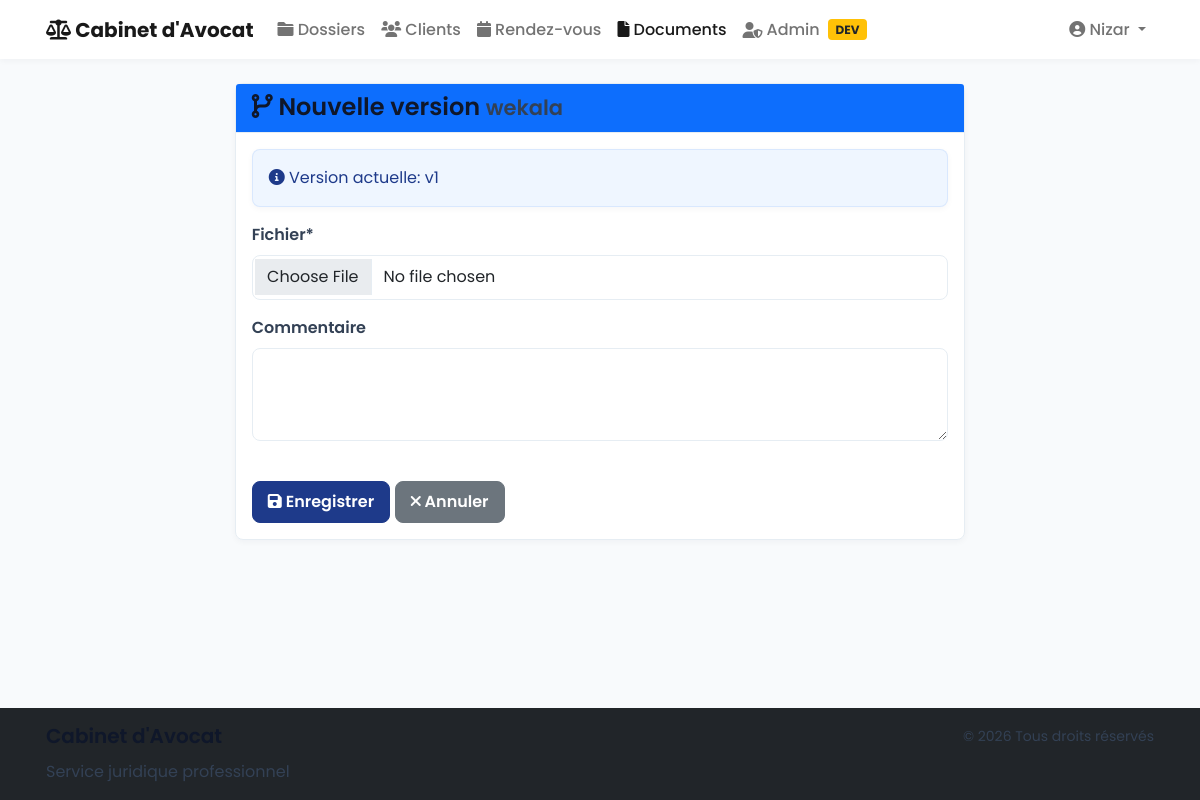
Page /documents/AU-000001/versions/nouvelle/ (signed in) on the committed database.
### utilisateurs/models.py (models this page shows, shortened)
class Utilisateur(AbstractUser):
    ROLE_CHOICES = [
        ('avocat', _('Avocat')),
        ('secretaire', _('Secrétaire')),
        ('client', _('Client')),
    ]
    role = models.CharField(
        max_length=20,
        choices=ROLE_CHOICES,
        default='client',
        verbose_name=_('rôle')
    )
    telephone = models.CharField(
        max_length=15,
        blank=True,
        verbose_name=_('téléphone')
    )
    telephone_mobile = models.CharField(
        max_length=15,
        blank=True,
        verbose_name=_('téléphone mobile')
    )
    photo = models.ImageField(
        upload_to='utilisateurs/photos/',
        blank=True,
        null=True,
        verbose_name=_('photo')
    )
    date_naissance = models.DateField(
        null=True,
        blank=True,
        verbose_name=_('date de naissance')
    )
    adresse = models.TextField(
        blank=True,
        verbose_name=_('adresse')
    )
    ville = models.CharField(
        max_length=100,
        blank=True,
        verbose_name=_('ville')
    )
    code_postal = models.CharField(
        max_length=10,
        blank=True,
        verbose_name=_('code postal')
    )
    pays = models.CharField(
        max_length=100,
        default='Maroc',
        verbose_name=_('pays')
    )
    specialite = models.CharField(
        max_length=100,
        blank=True,
        verbose_name=_('spécialité')
    )
    barreau = models.CharField(
        max_length=100,
        blank=True,
        verbose_name=_('barreau')
    )
    numero_avocat = models.CharField(
        max_length=50,
        blank=True,
        verbose_name=_('numéro d\'avocat')
    )
    date_prestation_serment = models.DateField(
        null=True,
        blank=True,
        verbose_name=_('date de prestation de serment')
    )
    departement = models.CharField(
        max_length=100,
        blank=True,
        verbose_name=_('département')
    )
    poste = models.CharField(
        max_length=100,
        blank=True,
        verbose_name=_('poste')
    )
    class Meta:
        verbose_name = _('utilisateur')
        verbose_name_plural = _('utilisateurs')
    @property
    def is_avocat(self):
        return self.role == 'avocat'

### documents/models.py (models this page shows, shortened)
class Document(models.Model):
    class Type(models.TextChoices):
        CONTRAT = 'CO', _('Contrat')
        JUGEMENT = 'JU', _('Jugement')
        REQUETE = 'RE', _('Requête')
        MEMOIRE = 'ME', _('Mémoire')
        PIECE = 'PI', _('Pièce')
        CORRESPONDANCE = 'CR', _('Correspondance')
        FACTURE = 'FA', _('Facture')
        AUTRE = 'AU', _('Autre')
    class Statut(models.TextChoices):
        BROUILLON = 'BR', _('Brouillon')
        EN_REVISION = 'RE', _('En révision')
        VALIDE = 'VA', _('Validé')
        ARCHIVE = 'AR', _('Archivé')
    titre = models.CharField(_('titre'), max_length=200)
    reference = models.CharField(_('référence'), max_length=50, unique=True)
    type_document = models.CharField(
        _('type de document'),
        max_length=2,
        choices=Type.choices,
        default=Type.AUTRE
    )
    statut = models.CharField(
        _('statut'),
        max_length=2,
        choices=Statut.choices,
        default=Statut.BROUILLON
    )
    fichier = models.FileField(
        _('fichier'),
        upload_to='documents/%Y/%m/',
        validators=[FileExtensionValidator(
            allowed_extensions=['pdf', 'doc', 'docx', 'odt', 'txt']
        )]
    )
    dossier = models.ForeignKey(
        Dossier,
        on_delete=models.PROTECT,
        related_name='documents',
        verbose_name=_('dossier')
    )
    date_creation = models.DateTimeField(
        _('date de création'),
        default=timezone.now
    )
    date_modification = models.DateTimeField(
        _('date de modification'),
        default=timezone.now
    )
    date_validation = models.DateTimeField(
        _('date de validation'),
        null=True,
        blank=True
    )
    createur = models.ForeignKey(
        settings.AUTH_USER_MODEL,
        on_delete=models.PROTECT,
        related_name='documents_crees',
        verbose_name=_('créateur')
    )
    validateur = models.ForeignKey(
        settings.AUTH_USER_MODEL,
        on_delete=models.SET_NULL,
        null=True,
        blank=True,
        related_name='documents_valides',
        verbose_name=_('validateur')
    )
    description = models.TextField(_('description'), blank=True)
    mots_cles = models.CharField(_('mots-clés'), max_length=200, blank=True)
    version = models.PositiveIntegerField(_('version'), default=1)
    confidentiel = models.BooleanField(_('confidentiel'), default=False)
    taille_fichier = models.PositiveIntegerField(_('taille du fichier'), editable=False, null=True)
    class Meta:
        ordering = ['-date_modification']
        verbose_name = _('document')
        verbose_name_plural = _('documents')
        indexes = [
            models.Index(fields=['reference']),
            models.Index(fields=['type_document', 'statut']),
            models.Index(fields=['date_creation']),
        ]

### documents/views.py (the view)
# urls.py: path('<str:reference>/versions/nouvelle/', views.document_version_create, name='version_create'),
@login_required
@document_access_required
def document_version_create(request, reference, **kwargs):
    document = kwargs.get('document')
    if not (request.user.is_avocat or request.user.is_secretaire):
        return HttpResponseForbidden(_("Vous n'avez pas la permission de créer des versions."))
    if request.method == 'POST':
        form = DocumentVersionForm(request.POST, request.FILES)
        if form.is_valid():
            derniere_version = document.versions.order_by('-numero_version').first()
            version = form.save(commit=False)
            version.document = document
            version.createur = request.user
            version.numero_version = derniere_version.numero_version + 1 if derniere_version else 1
            version.save()
            document.fichier = version.fichier
            document.version = version.numero_version
            document.save()
            messages.success(request, _('La nouvelle version a été créée avec succès.'))
            notifier_document(document, 'version')
            return redirect('documents:versions', reference=document.reference)
    else:
        form = DocumentVersionForm()
    return render(request, 'documents/document_version_form.html', {
        'form': form,
        'document': document,
        'title': _('Nouvelle version')
    })

### documents/forms.py
class DocumentVersionForm(forms.ModelForm):
    class Meta:
        model = DocumentVersion
        fields = ['fichier', 'commentaire']
        widgets = {
            'commentaire': forms.Textarea(attrs={'rows': 3}),
        }

### templates/documents/document_version_form.html (shortened to what this page needs)
{% extends "base.html" %}
{% load i18n crispy_forms_tags %}
{% block content %}
<div class="row justify-content-center">
    <div class="col-md-8">
        <div class="card">
            <div class="card-header bg-primary text-white">
                <h4 class="card-title mb-0">
                    <i class="fas fa-code-branch"></i> {% trans "Nouvelle version" %}
                    <small>{{ document.titre }}</small>
                </h4>
            </div>
            <div class="card-body">
                <div class="alert alert-info">
                    <i class="fas fa-info-circle"></i>
                    {% trans "Version actuelle" %}: v{{ document.version }}
                </div>
                <form method="post" enctype="multipart/form-data" novalidate>
                    <div class="row">
                        <div class="col-md-12">
                            {{ form.fichier|as_crispy_field }}
                        </div>
                    </div>
                    <div class="row">
                        <div class="col-md-12">
                            {{ form.commentaire|as_crispy_field }}
                        </div>
                    </div>
                    <div class="mt-4">
                        <button type="submit" class="btn btn-primary">
                            <i class="fas fa-save"></i> {% trans "Enregistrer" %}
                        </button>
                        <a href="{% url 'documents:versions' reference=document.reference %}" class="btn btn-secondary">
                            <i class="fas fa-times"></i> {% trans "Annuler" %}
                        </a>
                    </div>
                </form>
            </div>
        </div>
    </div>
</div>
{% endblock %}

### templates/base.html (shortened to what this page needs)
{% load static %}
{% load i18n %}
<!DOCTYPE html>
<html lang="fr">
<head>
    <link rel="stylesheet" href="https://cdnjs.cloudflare.com/ajax/libs/font-awesome/6.0.0/css/all.min.css">
    <link href="https://cdn.jsdelivr.net/npm/bootstrap@5.1.3/dist/css/bootstrap.min.css" rel="stylesheet">
    <link rel="stylesheet" href="{% static 'css/style.css' %}">
</head>
<body class="fade-in">
    <nav class="navbar navbar-expand-lg navbar-light sticky-top">
        <div class="container">
            <a class="navbar-brand" href="{% url 'home' %}">
                <i class="fas fa-balance-scale"></i> Cabinet d'Avocat
            </a>
            <div class="collapse navbar-collapse" id="navbarNav">
                {% if user.is_authenticated %}
                    <ul class="navbar-nav me-auto">
                        {% if user.is_avocat or user.is_secretaire %}
                            <li class="nav-item">
                                <a class="nav-link {% if request.resolver_match and request.resolver_match.namespace == 'dossiers' %}active{% endif %}"
                                   href="{% url 'dossiers:list' %}">
                                    <i class="fas fa-folder"></i> {% trans "Dossiers" %}
                                </a>
                            </li>
                            <li class="nav-item">
                                <a class="nav-link {% if request.resolver_match and request.resolver_match.namespace == 'clients' %}active{% endif %}"
                                   href="{% url 'clients:list' %}">
                                    <i class="fas fa-users"></i> {% trans "Clients" %}
                                </a>
                            </li>
                        {% endif %}
                        <li class="nav-item">
                            <a class="nav-link {% if request.resolver_match and request.resolver_match.namespace == 'rendezvous' %}active{% endif %}"
                               href="{% url 'rendezvous:list' %}">
                                <i class="fas fa-calendar"></i> {% trans "Rendez-vous" %}
                            </a>
                        </li>
                        <li class="nav-item">
                            <a class="nav-link {% if request.resolver_match and request.resolver_match.namespace == 'documents' %}active{% endif %}"
                               href="{% url 'documents:list' %}">
                                <i class="fas fa-file"></i> {% trans "Documents" %}
                            </a>
                        </li>
                        {% if user.is_staff or user.is_superuser %}
                            <li class="nav-item">
                                <a class="nav-link d-flex align-items-center" href="{% url 'admin:index' %}">
                                    <i class="fas fa-user-shield"></i>
                                    <span class="ms-1">{% trans "Admin" %}</span>
                                    {% if debug %}
                                        <span class="badge bg-warning text-dark ms-2" title="Development only">DEV</span>
                                    {% endif %}
                                </a>
                            </li>
                        {% endif %}
                    </ul>
                    <ul class="navbar-nav">
                        <li class="nav-item dropdown">
                            <a class="nav-link dropdown-toggle" href="#" id="userDropdown" role="button"
                               data-bs-toggle="dropdown" aria-expanded="false">
                                <i class="fas fa-user-circle"></i> {{ user.get_full_name|default:user.username }}
                            </a>
                        </li>
                    </ul>
                {% endif %}
            </div>
        </div>
    </nav>
    <main class="container py-4">
        {% block content %}{% endblock %}
    </main>
    <footer class="footer mt-auto py-3 bg-dark text-white">
        <div class="container">
            <div class="row">
                <div class="col-md-6">
                    <h5>Cabinet d'Avocat</h5>
                    <p class="mb-0">{% trans "Service juridique professionnel" %}</p>
                </div>
                <div class="col-md-6 text-md-end">
                    <p class="mb-0">
                        <small>© {% now "Y" %} {% trans "Tous droits réservés" %}</small>
                    </p>
                </div>
            </div>
        </div>
    </footer>
</body>
</html>

### static/css/style.css (style rules this page uses)
:root { --primary-color: #1e3a8a; --primary-color-rgb: 30,58,138; --accent-color: #2563eb; --muted: #6b7280; --bg: #f8fafc; --card-bg: #ffffff; --text: #0f172a; --border: #e6edf3; --success: #16a34a; --danger: #dc2626; --warning: #d97706; --shadow: 0 6px 18px rgba(15,23,42,0.06); --shadow-sm: 0 2px 6px rgba(15,23,42,0.04); --box-shadow-hover: 0 8px 24px rgba(15,23,42,0.08); --radius: 8px; --transition-speed: 200ms; --transition: var(--transition-speed) ease; --font-family: 'Poppins', system-ui, -apple-system, 'Segoe UI', Roboto, 'Helvetica Neue', Arial; }
* { box-sizing: border-box; }
html, body { height: 100%; }
body { margin: 0; font-family: var(--font-family); background: var(--bg); color: var(--text); -webkit-font-smoothing: antialiased; -moz-osx-font-smoothing: grayscale; display: flex; flex-direction: column; min-height: 100vh; }
h1,h2,h3,h4,h5,h6 { color: var(--text); margin-top:0; margin-bottom:.75rem; font-weight:600; }
p, label, small { color: #334155; line-height:1.5 }
.container { max-width: 1140px; margin: 0 auto; padding-left: 1rem; padding-right: 1rem; }
.navbar { background: #fff; box-shadow: var(--shadow-sm); padding: .6rem 1rem; }
.navbar-brand { font-weight:700; color:var(--primary-color); }
.navbar .nav-link { color: #374151; font-weight:500; padding:.4rem .8rem; transition: color var(--transition); }
.card { background: var(--card-bg); border: 1px solid var(--border); border-radius: var(--radius); box-shadow: var(--shadow-sm); transition: transform var(--transition), box-shadow var(--transition); }
.card-header { background: transparent; border-bottom: 1px solid var(--border); font-weight:600; }
.card-body { padding: 1rem; }
.btn { border-radius: var(--radius); padding: .5rem .95rem; font-weight:600; transition: transform var(--transition), box-shadow var(--transition), opacity var(--transition); }
.btn-primary { background: var(--primary-color); border-color: var(--primary-color); color: #fff; }
.form-control { border: 1px solid var(--border); border-radius: var(--radius); padding: .6rem .9rem; transition: box-shadow var(--transition), border-color var(--transition); }
.form-label { font-weight:600; }
.alert { border-radius: 8px; border: 1px solid transparent; box-shadow: var(--shadow-sm); }
.alert-info { background: #eff6ff; border-color: rgba(59,130,246,0.12); color: #1e3a8a; }
.footer { background: var(--primary-color); color: #e6eefc; padding: 1.5rem 0; margin-top: 3rem; }
.fade-in { animation: fadeInUp 300ms ease both; }

### rows in the picture
Utilisateur: get_full_name "Nizar"
Document: titre "wekala", version "1"
